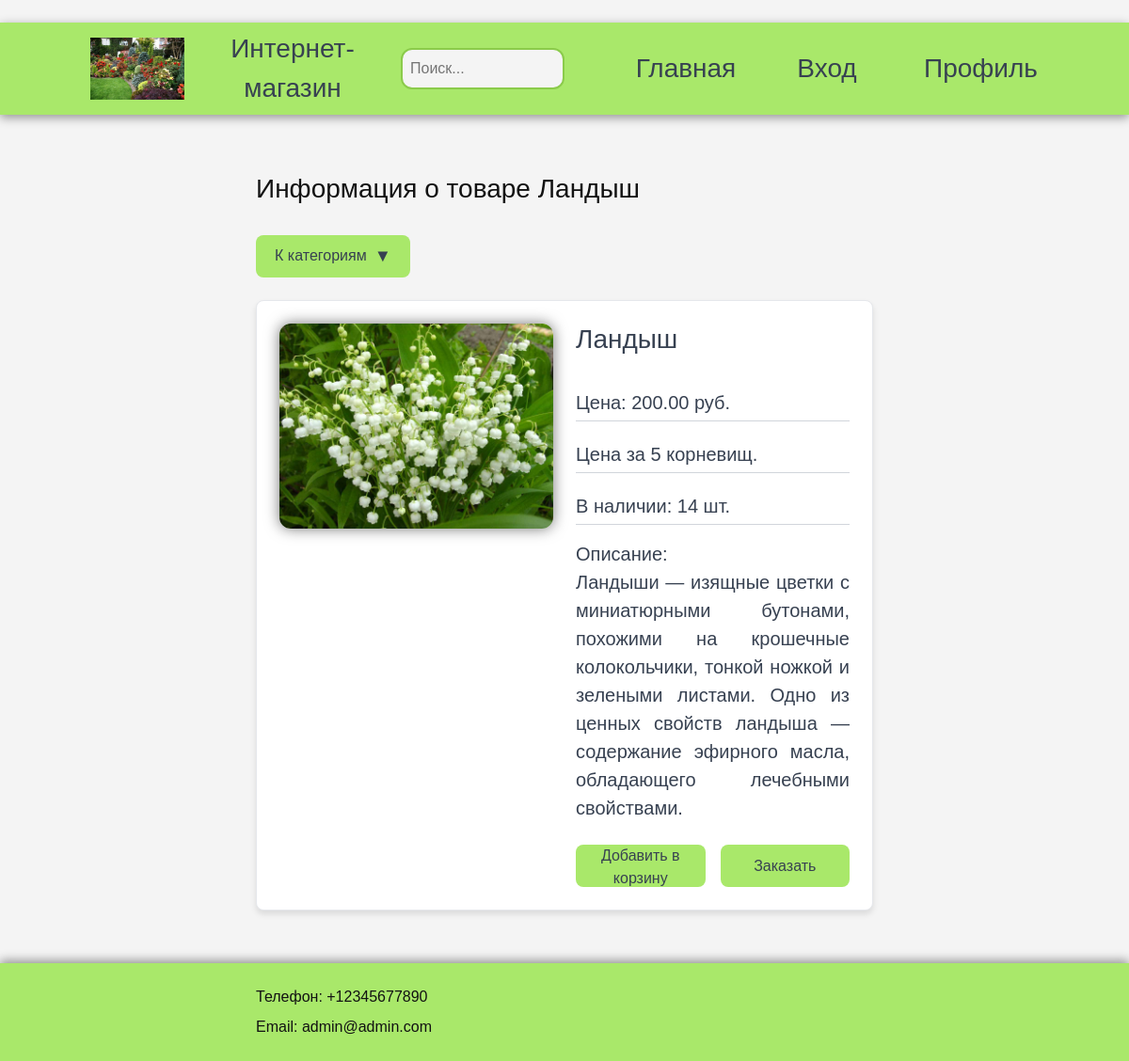
Page /product/7/landysh/ on the committed database.
### shop/models.py (models this page shows, shortened)
class Product(models.Model):
    category = models.ForeignKey(Category, related_name='products', on_delete=models.CASCADE)
    name = models.CharField(max_length=200, db_index=True)
    slug = models.SlugField(max_length=200, db_index=True)
    image = models.ImageField(upload_to='products/%Y/%m/%d', blank=True)
    short_description = models.TextField(blank=True)
    description = models.TextField(blank=True)
    price = models.DecimalField(max_digits=10, decimal_places=2)
    stock = models.PositiveIntegerField()
    available = models.BooleanField(default=True)
    created = models.DateTimeField(auto_now_add=True)
    updated = models.DateTimeField(auto_now=True)
    class Meta:
        ordering = ('name',)
        index_together = (('id', 'slug'),)

### shop/views.py (the view)
# urls.py: path('product/<int:id>/<str:slug>/', views.product_detail, name='product_detail'),
def product_detail(request, id, slug, category_slug=None): # описание товара
    category = None
    categories = Category.objects.all()
    product = get_object_or_404(Product, id=id, slug=slug)
    if not product.available:
        product = None  # Если недоступен, передаем None в шаблон
    if category_slug: # Фильтрация по категории
        category = get_object_or_404(Category, slug=category_slug)
        products = products.filter(category=category)
    return render(request, 'shop/product/detail.html', {'product': product, 'category': category, 'categories': categories})

### shop/models.py (called while the page is built)
    def get_absolute_url(self):
        return reverse('shop:product_list_by_category',
                        args=[self.slug])

### shop/templates/shop/product/detail.html (shortened to what this page needs)
﻿{% extends "shop/base.html" %}
{% load static %}
{% block content %}
{% if product %}
<h2>Информация о товаре {% if product %}{{ product.name }}{% else %}Product{% endif %}</h2>
<article class="basket-content">
    <form method="get" class="select-custom">
        <label for="category" class="select-label">К категориям <span class="arrow">&#9660</span></label>
    </form>
</article>
<article class="product_detail">
    <section class="product_detail_img">
        <img src="{% if product.image %}{{ product.image.url }}{% else %}{% static 'img/err.jpg' %}{% endif %}">
    </section>
    <section class="product_detail_description">
        <h2>{{ product.name }}</h2>
        <p class="product_detail_p">Цена: {{ product.price }} руб.</p>
        <p class="product_detail_p">{{ product.short_description }}</p>
        <p class="product_detail_p">В наличии: {{ product.stock }} шт.</p>
        <p>Описание: </br>{{ product.description }}</p>
    </section>
    <section class="product_button">
        <form method="post" action="{% url 'shop:add_to_cart_or_order' product.id %}">
            <button type="submit" class="profil-btn" style="width: 100%; padding: 0 1rem;">Добавить в корзину</button>
        </form>
        <form method="post" action="{% url 'shop:add_to_cart_or_order' product.id %}">
            <button type="submit" class="profil-btn" style="width: 100%; padding: 0 1rem;">Заказать</button>
        </form>
    </section>
</article>
{% else %}
    <p>Товар не найден или закончился на складе.</p>
{% endif %}
{% endblock %}

### shop/static/css/garden_store.css (style rules this page uses)
* { margin: 0; padding: 0; }
[data-theme="color"] { --body-bg: #f4f4f4; --form-bg: #ffffff; --header-bg: #A9E86A; --header-bg-dark: #8bcb4b; --dark: #121212; --gray: #374151; --link: #61afef; --link-hover: #2c83ca; --link-active: #375772; --hr: #a2a2a2; --shadow: #939393; --code-color: #888; --img-op: 1; }
body, html { margin: 0; padding: 0; width: 100%; height: 100%; }
body { color: var(--dark); background-color: var(--body-bg); font-family: 'Rubik', sans-serif; font-weight: 400; }
h2 { font-size: 28px; margin-bottom: 2rem; }
p { font-size: 18px; margin: 0; }
label { width: 25%; color: #555; text-align: right; margin-right: 10px; }
form { display: flex; flex-direction: column; gap: 1rem; }
.select-custom { position: relative; display: inline-block; width: 25%; }
.select-label, .sort-select { display: flex; justify-content: center; align-items: center; width: 100%; height: 45px; border-radius: 0.5rem; font-size: 1rem; color: var(--gray); background-color: var(--header-bg); transition: transform 0.2s ease, background-color 0.2s ease; cursor: pointer; }
.arrow { margin-left: 8px; font-size: 1.15rem; transition: transform 0.2s ease; }
.product_detail { display: grid; grid-template-columns: repeat(2, 1fr); gap: 1.5rem; margin: 1.5rem 0; padding: 1.5rem; background-color: var(--form-bg); box-shadow: 0 4px 6px rgba(0, 0, 0, 0.1); border-radius: 0.5rem; border: 1px solid #e5e7eb; }
.product_button { display: grid; grid-template-columns: repeat(2, 1fr); gap: 1rem; grid-column-start: 2; }
.product_detail_img img { max-width: 100%; max-height: 80vh; border-radius: 0.75rem; box-shadow: 0 0 15px #767676; object-fit: contain; }
.product_detail_description { color: var(--gray); text-align: justify; }
.product_detail_description p { font-size: 1.25rem; }
.product_detail_p { width: 100%; margin-bottom: 1rem; padding: 0.25rem 0; border-bottom: 1px solid #d1d5db; }
.basket-content { display: flex; gap: 1rem; align-items: center; }
.profil-btn { width: 85%; height: 45px; border-radius: 0.5rem; font-size: 1rem; color: var(--gray); background-color: var(--header-bg); border: none; cursor: pointer; transition: transform 0.2s ease, background-color 0.2s ease; }

### rows in the picture
Product: name "Ландыш", image (picture), price "200.00", short_description "Цена за 5 корневищ.", stock "14", description "Ландыши — изящные цветки с миниатюрными бутонами, похожими на крошечные колокольчики, тонкой ножкой и зелеными листами. Одно из ценных свойств ландыша — содержание эфирного масла, обладающего лечебными свойствами."
